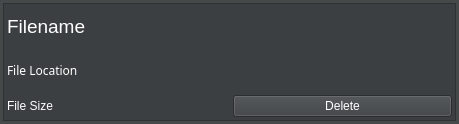
<?xml version="1.0" encoding="UTF-8"?>
<ui version="4.0">
 <class>Form</class>
 <widget class="QWidget" name="Form">
  <property name="geometry">
   <rect>
    <x>0</x>
    <y>0</y>
    <width>459</width>
    <height>124</height>
   </rect>
  </property>
  <property name="minimumSize">
   <size>
    <width>459</width>
    <height>124</height>
   </size>
  </property>
  <property name="maximumSize">
   <size>
    <width>459</width>
    <height>124</height>
   </size>
  </property>
  <property name="windowTitle">
   <string>Form</string>
  </property>
  <property name="styleSheet">
   <string notr="true">background-color: rgb(69, 73, 74);</string>
  </property>
  <layout class="QGridLayout" name="gridLayout">
   <property name="leftMargin">
    <number>3</number>
   </property>
   <property name="topMargin">
    <number>3</number>
   </property>
   <property name="rightMargin">
    <number>3</number>
   </property>
   <property name="bottomMargin">
    <number>3</number>
   </property>
   <item row="0" column="1">
    <widget class="QFrame" name="frame">
     <property name="styleSheet">
      <string notr="true">background-color: rgb(60, 63, 65);
color: rgb(255, 255, 255);</string>
     </property>
     <property name="frameShape">
      <enum>QFrame::StyledPanel</enum>
     </property>
     <property name="frameShadow">
      <enum>QFrame::Raised</enum>
     </property>
     <layout class="QGridLayout" name="gridLayout_2">
      <property name="leftMargin">
       <number>3</number>
      </property>
      <property name="topMargin">
       <number>3</number>
      </property>
      <property name="rightMargin">
       <number>3</number>
      </property>
      <property name="bottomMargin">
       <number>3</number>
      </property>
      <item row="1" column="0" colspan="2">
       <widget class="QLabel" name="labelFileLocation">
        <property name="font">
         <font>
          <family>MV Boli</family>
          <pointsize>9</pointsize>
         </font>
        </property>
        <property name="text">
         <string>File Location</string>
        </property>
        <property name="wordWrap">
         <bool>true</bool>
        </property>
       </widget>
      </item>
      <item row="3" column="1">
       <widget class="QPushButton" name="buttonDelete">
        <property name="text">
         <string>Delete</string>
        </property>
       </widget>
      </item>
      <item row="0" column="0" colspan="2">
       <widget class="QLabel" name="labelFilename">
        <property name="font">
         <font>
          <pointsize>14</pointsize>
         </font>
        </property>
        <property name="text">
         <string>Filename</string>
        </property>
       </widget>
      </item>
      <item row="3" column="0">
       <widget class="QLabel" name="labelFileSize">
        <property name="text">
         <string>File Size</string>
        </property>
       </widget>
      </item>
     </layout>
    </widget>
   </item>
  </layout>
 </widget>
 <resources/>
 <connections/>
</ui>
